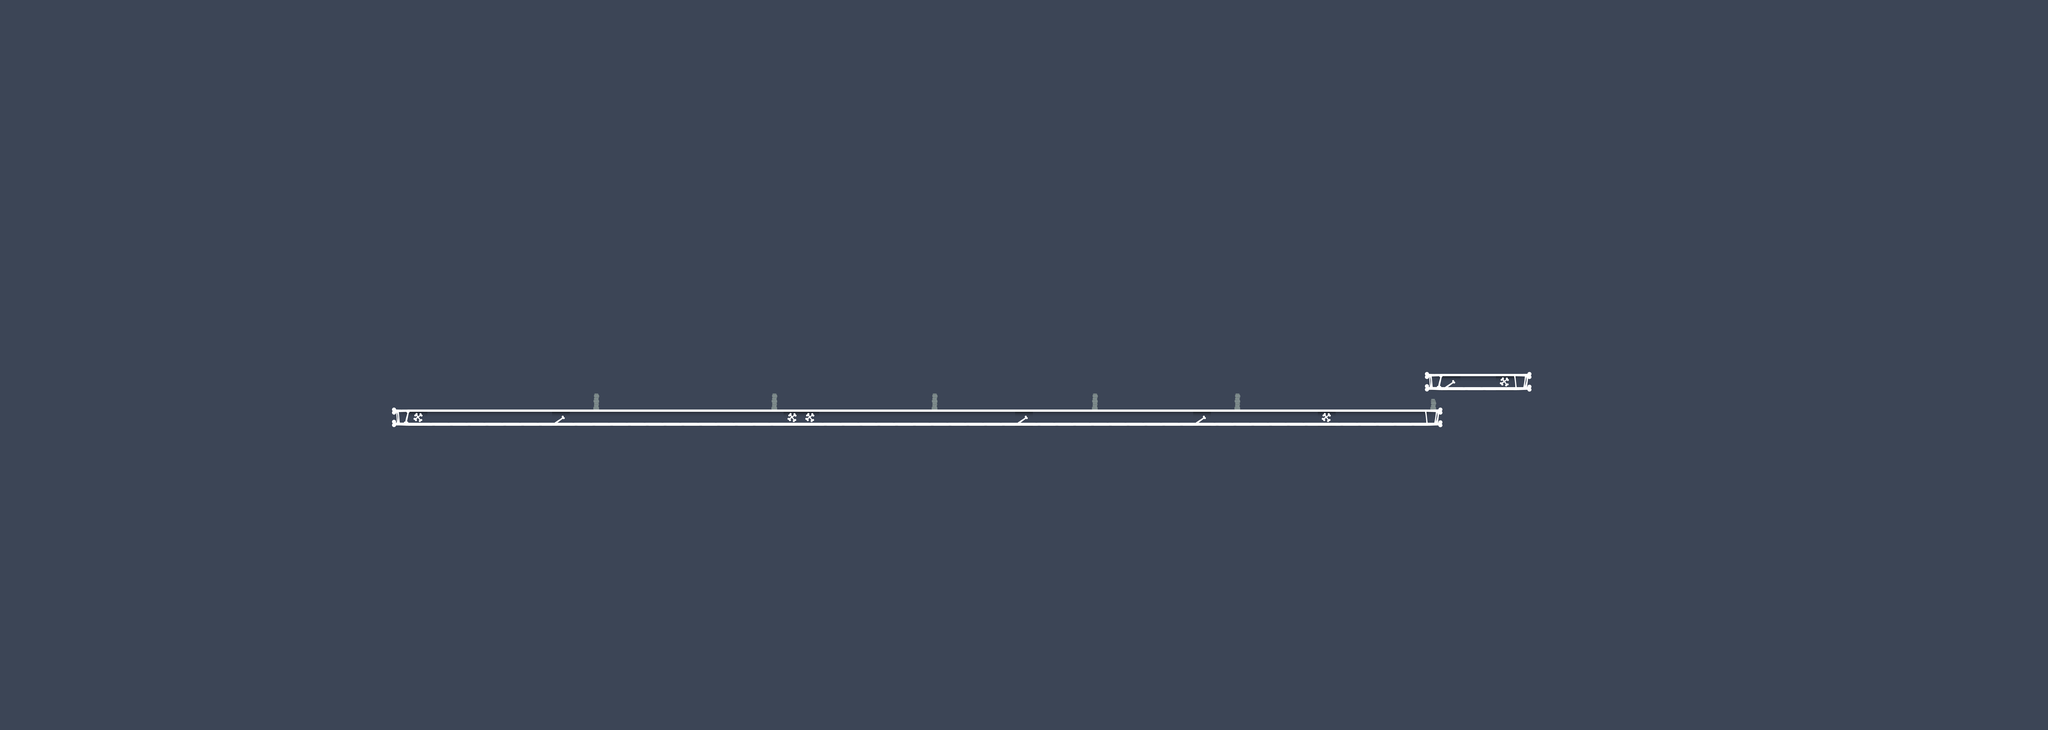

A level layout from a 2D game, rendered from its tile map. Below: a short description, then the map file with tile-grid data replaced by summaries:
An orthogonal 115x41 tile map with 70x70 px tiles, 2 tile layers (collision, foreground) and 9 objects (4x enemy, items, door, gun, health, ...).

<map version="1.2" tiledversion="1.2.4.1" orientation="orthogonal" renderorder="right-down" width="115" height="41" tilewidth="70" tileheight="70" infinite="0" backgroundcolor="#3c4556" nextlayerid="12" nextobjectid="26">
 <tileset firstgid="1" name="map_tiles_70" tilewidth="70" tileheight="70" tilecount="16" columns="8">
  <image source="../images/map_tiles.png" width="560" height="140" />
  <terraintypes>
   <terrain name="New Terrain" tile="-1" />
   <terrain name="New Terrain" tile="-1" />
  </terraintypes>
  <tile id="0" terrain=",,0,0" />
  <tile id="1" terrain="0,0,0,0" />
  <tile id="2" terrain="0,,0," />
  <tile id="3" terrain="0,,," />
 </tileset>
 <objectgroup color="#ffff00" id="1" name="items">
  <object id="1" name="key" type="items" x="5920.54" y="1398.6" width="70" height="70" />
  <object id="2" name="door" x="5108.85" y="1538.15" width="70" height="70" />
  <object id="4" name="gun" x="5604.12" y="1392.06" width="70" height="70" />
  <object id="5" name="health" x="3642.12" y="1436.61" width="70" height="70" />
 </objectgroup>
 <objectgroup color="#00aa00" id="2" name="player">
  <object id="7" name="player" type="player" x="1698.36" y="1508.36" width="70" height="94.5455" />
 </objectgroup>
 <objectgroup color="#ff0000" id="3" name="enemies">
  <object id="15" name="zombie" type="enemy" x="4004.61" y="1520.79" width="70" height="73.3333">
   <properties>
    <property name="style" value="1" />
   </properties>
  </object>
  <object id="19" name="zombie" type="enemy" x="2648.88" y="1515.94" width="70" height="73.3333">
   <properties>
    <property name="style" value="1" />
   </properties>
  </object>
  <object id="20" name="zombie" type="enemy" x="3301.24" y="1526" width="70" height="73.3333">
   <properties>
    <property name="style" value="1" />
   </properties>
  </object>
  <object id="21" name="zombie" type="enemy" x="4553" y="1519.33" width="70" height="73.3333">
   <properties>
    <property name="style" value="1" />
   </properties>
  </object>
 </objectgroup>
 <layer id="10" name="collision" width="115" height="41">
  <data>[4715 cells, 71 non-empty, 5 distinct tile ids]</data>
 </layer>
 <layer id="11" name="foreground" width="115" height="41">
  <data>[4715 cells, 13 non-empty, 4 distinct tile ids]</data>
 </layer>
</map>
